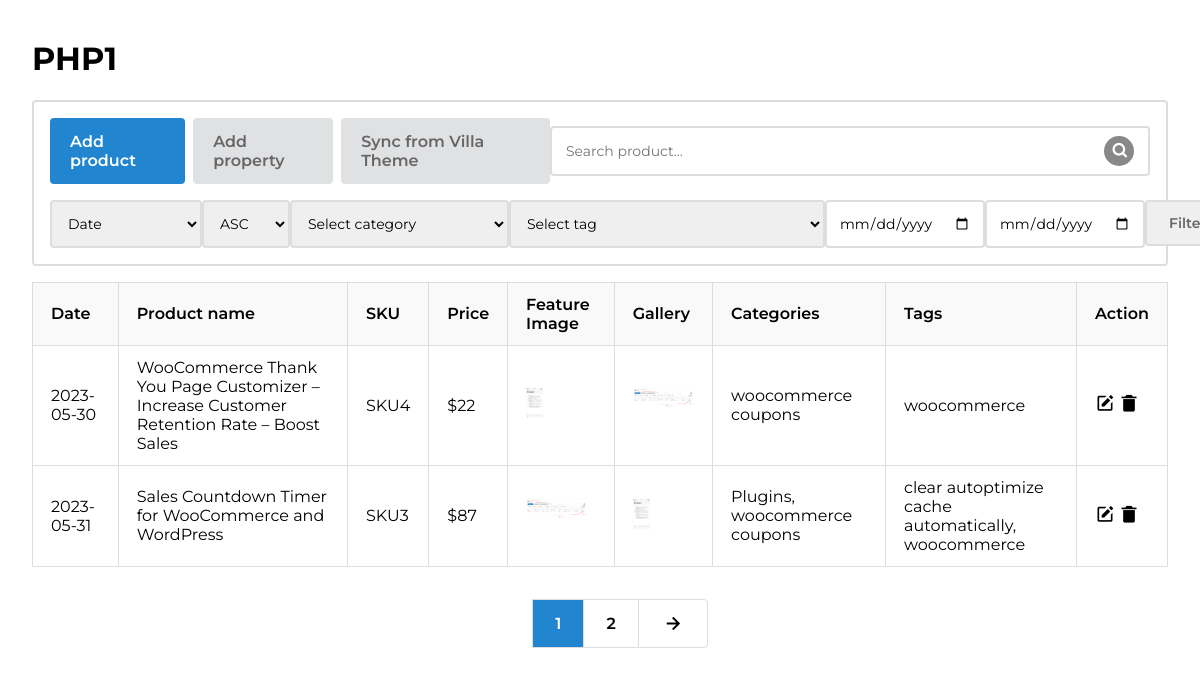
The page / on the database its author committed.
### tables this page shows
CREATE TABLE `products` (
  `ProductID` int(11) NOT NULL,
  `SKU` char(8) NOT NULL,
  `Title` text NOT NULL,
  `Price` float NOT NULL,
  `SalePrice` float NOT NULL,
  `FeaturedImage` text NOT NULL,
  `Gallery` text NOT NULL,
  `Description` text NOT NULL,
  `CreatedDate` date NOT NULL DEFAULT current_timestamp(),
  `ModifiedDate` date DEFAULT NULL
);

### controllers/products_controller.php (called while the page is built, shortened)
<?php
    require_once('models/product.php');
    require_once('models/pagination.php');
    require_once('models/property.php');
    class ProductsController extends BaseController{
        private $indexScript = '<script src="./assets/javascripts/index.js"></script>';
        public function index(){
            $data = Product::getAll();
            $data['orderList'] = [
                ['key'=> 'CreatedDate', 'value'=> 'Date'],
                ['key'=>'Title', 'value' => 'Product Name'],
                ['key' => 'Price', 'value' =>'Price']];
            $data['sortList'] = ['ASC', 'DESC'];
            $this->render('index', "Products", $data, $this->indexScript);
        }
    }
?>

### routes.php (called while the page is built, shortened)
<?php
    $controller = new $klass;
    $controller->$action();
?>

### index.php (called while the page is built, shortened)
<?php
    require_once('routes.php');
?>

### models/property.php (called while the page is built, shortened)
<?php
    class Property{
        static function getTags(){
            $db = DB::getInstance();
            $sql = "SELECT * FROM category WHERE Type = 'tag'";
            $req = $db->query($sql);
            $list = array();
            if($req->num_rows > 0){
                while($item = $req->fetch_assoc()) {
                    $list[] = new Property($item['CategoryID'], $item['Name'], $item['Type']);
                }
            }
            return $list;
        }
    }
?>

### models/product.php (called while the page is built, shortened)
<?php
    class Product{
        function __construct($id, $name, $sku, $price, $image, $gallery, $createdDate, $categories = '', $tags = '')
        {
            $this->id = $id;
            $this->name = $name;
            $this->sku = $sku;
            $this->price = $price;
            $this->image = $image;
            $this->gallery = $gallery;
            $this->createdDate = $createdDate;
        }
        static function getAll() {
            $db = DB::getInstance();
            $filter = self::getValueForFilter();
            $sql = self::createCountQuery($filter);
            $total_record = self::getTotalRecord($sql);
            $linkfull = self::createLinkFull($filter);
            $config = array(
                'current_page'  => isset($_GET['page']) ? $_GET['page'] : 1,
                'total_record'  => $total_record,
                'limit'         => 2,
                'link_full'     =>  $linkfull,
                'link_first'    => 'index.php?controller=products',
            );
            $paging = new Pagination();
            $paging->init($config);
            $sql = self::createSelectQuery($filter);
            $list = [];
            $offset = ($config['current_page'] - 1) * $config['limit'];
            $perPage = $config['limit'];
            $sql .= " LIMIT $offset , $perPage";
            $req = $db->query($sql);
            if($req->num_rows > 0){
                while($item = $req->fetch_assoc()) {
                    $list[] = new Product($item['ProductID'], $item['Title'], $item['SKU'], $item['Price'], $item['FeaturedImage'], $item['Gallery'], $item['CreatedDate']);
                }
            }
            $list = self::addPropertyForProduct($list);
            $categories = Property::getCategories();
            $tags = Property::getTags();
            return array(
                'list' => $list,
                'paging' => $paging->html(),
                'categories' => $categories,
                'tags' => $tags,
                'filter' => $filter,
            );
        }
        private static function createLinkFull($filter){
            $link = 'index.php?controller=products&page={page}';
            unset($filter['currentPage']);
            foreach($filter as $key => $value){
                if($key == 'search'){
                    $str = str_replace(' ', '+', $value);
                    $link .= '&search='.$str;
                }else{
                    if(!empty($value)){
                        $link .= '&'.$key.'='.$value;
                    }
                }
            }
            return $link;
        }
        private static function createCountQuery($filter){
            $sql = "SELECT COUNT(*) AS total FROM products";
            return $sql;
        }
        private static function createSelectQuery($filter){
            $sql = "SELECT * FROM products";
            if(!empty($filter['orderBy'])){
                $sql .= " ORDER BY " . $filter['orderBy'];
            }
            if(!empty($filter['sort'])){
                $sql .= ' '. $filter['sort'];
            }
            return $sql;
        }
        private static function getValueForFilter(){            $filter = array(
                'currentPage'  =>  1,
                'search' => isset($_GET['search']) ? trim($_GET['search']) : null,
                'orderBy' => isset($_GET['orderBy']) ? $_GET['orderBy'] : 'CreatedDate',
                'sort' => isset($_GET['sort']) ? $_GET['sort'] : 'ASC',
                'selectedCategory' => '',
                'selectedTag' => '',
                'startDate' => isset($_GET['startDate']) ? $_GET['startDate'] : '',
                'endDate' => isset($_GET['endDate']) ? $_GET['endDate'] : '',
            );
            return $filter;
        }
        private static function getTotalRecord($sql){
            $db = DB::getInstance();
            $result = $db->query($sql);
            $total_record = 0;
            if($result->num_rows > 0) {
                $row = $result->fetch_assoc();
                $total_record = $row['total'];
            }
            return $total_record;
        }
        private static function addPropertyForProduct($list){
            $db = DB::getInstance();
            for($i = 0; $i < count($list); $i++){
                $item = $list[$i];
                $sql = "SELECT products.ProductID, category.Name, category.Type FROM products\n"
                . "INNER JOIN categorydetail ON categorydetail.ProductID = products.ProductID\n"
                . "INNER JOIN category ON category.CategoryID = categorydetail.CategoryID\n"
                . "WHERE products.ProductID = $item->id;";
                $req = $db->query($sql);
                $categories = array();
                $tags = array();
                if($req->num_rows > 0){
                    while($row = $req->fetch_assoc()) {
                        if($row['Type'] == 'category'){
                            $categories[] = $row['Name'];
                        }else{
                            $tags[] = $row['Name'];
                        }
                    }
                }
                $item->categories = implode(",", $categories);
                $item->tags = implode(",", $tags);
            }
             return $list;
        }
    }
?>

### views/products/index.php (the view, shortened to what this page needs)
<div class="app">
    <h1>PHP1</h1>
    <header>
        <div class="top-bar">
            <div class="manage-bar">
                <a class="btn btn--primary" href="index.php?controller=products&action=create">Add product</a>
                <a class="btn" href="index.php?controller=properties&action=create">Add property</a>
                <a class="btn" href="">Sync from Villa Theme</a>
            </div>
            <div class="search-bar">
                <form action="index.php" method="GET">
                    <input id="search" type="search" name="search" placeholder="Search product..."
                        <?php
                            if(!empty($filter['search'])){
                                echo 'value = "'.$filter['search'].'"';
                            }
                        ?>
                    >
                    <button type="submit" id="btnSearch"><i class='bx bx-search'></i></button>
                </form>
            </div>
        </div>
        <div class="sort-bar">
            <form action="index.php" method="GET">
                <div class="form-input">
                    <select name="orderBy" class="form-input-control" id="orderBy">
                        <?php
                            if(count($orderList) > 0){
                                foreach($orderList as $order){
                                    $select = $filter['orderBy'] == $order['key'] ? 'selected' : '';
                                    echo '<option value="'.$order['key'].'"'.$select.'>'.$order['value'].'</option>';
                                }
                            }
                        ?>
                    </select>
                </div>
                <div class="form-input">
                    <select name="sort" class="form-input-control" id="sort">
                        <?php
                            if(count($sortList) > 0){
                                foreach($sortList as $sort){
                                    $select = $filter['sort'] == $sort ? 'selected' : '';
                                    echo '<option value="'.$sort.'" '.$select.'>'.$sort.'</option>';
                                }
                            }
                        ?>
                    </select>
                </div>
                <div class="form-input">
                    <select name="selectedCategory" class="form-input-control" id="selectedCategory">
                        <option value="no">Select category</option>
                    </select>
                </div>
                <div class="form-input">
                    <select name="selectedTag" class="form-input-control" id="selectedTag">
                        <option value="no">Select tag</option>
                    </select>
                </div>
                <div class="form-input">
                    <?php
                     echo '<input type="date" value="'.$filter['startDate'].'" name="startDate" class="form-input-control" id="startDate">';
                    ?>
                </div>
                <div class="form-input">
                <?php
                    echo '<input type="date" value="'.$filter['endDate'].'" name="endDate" class="form-input-control" id="endDate">';
                    ?>
                </div>
                <div class="form-input">
                    <input type="submit" value="Filter" id="btnFilter">
                </div>
            </form>
        </div>
    </header>
    <main>
        <table class="table">
            <tr>
                <th>Date</th>
                <th>Product name</th>
                <th>SKU</th>
                <th>Price</th>
                <th>Feature Image</th>
                <th>Gallery</th>
                <th>Categories</th>
                <th>Tags</th>
                <th>Action</th>
            </tr>
            <?php
                if(count($list) > 0){
                    foreach($list as $item){
                        $gallery = explode(',', $item->gallery);
                        $galleryHtml = array();
                        foreach($gallery as $g){
                            $galleryHtml[] = '<img src="'. $g.'" alt="Gallery" height="30" widt="30">';
                        }
                        echo '<tr>';
                        echo '<td>'. $item->createdDate. '</td>';
                        echo '<td>'. $item->name. '</td>';
                        echo '<td>'. $item->sku. '</td>';
                        echo '<td>$'. $item->price. '</td>';
                        echo '<td><img src="'. $item->image. '" alt="Feature Image" height="30" widt="30"></td>';
                        echo '<td>'. implode(' ',$galleryHtml). '</td>';
                        echo '<td>'. $item->categories. '</td>';
                        echo '<td>'. $item->tags.'</td>';
                        echo '<td>';
                        echo '<a href="index.php?controller=products&action=edit&id='.$item->id.'"><i class=\'bx bxs-edit\'></i></a>';
                        echo '<a href="index.php?controller=products&action=delete&id='.$item->id.'" onclick="return confirm(\'Do you want to delete?\')"><i class=\'bx bxs-trash-alt\'></i></a>';
                        echo '</td>';
                    }
                }
            ?>
        </table>
        <div class="pagination">
            <?=$paging?>
        </div>
    </main>
</div>

### rows shown on the page
products: CreatedDate "2023-05-30", Title "WooCommerce Thank You Page Customizer – Increase Customer Retention Rate – Boost Sales", SKU "SKU4", Price "22", FeaturedImage (picture), Gallery (picture), categories "woocommerce coupons", tags "woocommerce"
products: CreatedDate "2023-05-31", Title "Sales Countdown Timer for WooCommerce and WordPress", SKU "SKU3", Price "87", FeaturedImage (picture), Gallery (picture), categories "Plugins, woocommerce coupons", tags "clear autoptimize cache automatically, woocommerce"

### other values the page prints
form field orderBy "Date"
form field sort "ASC"
